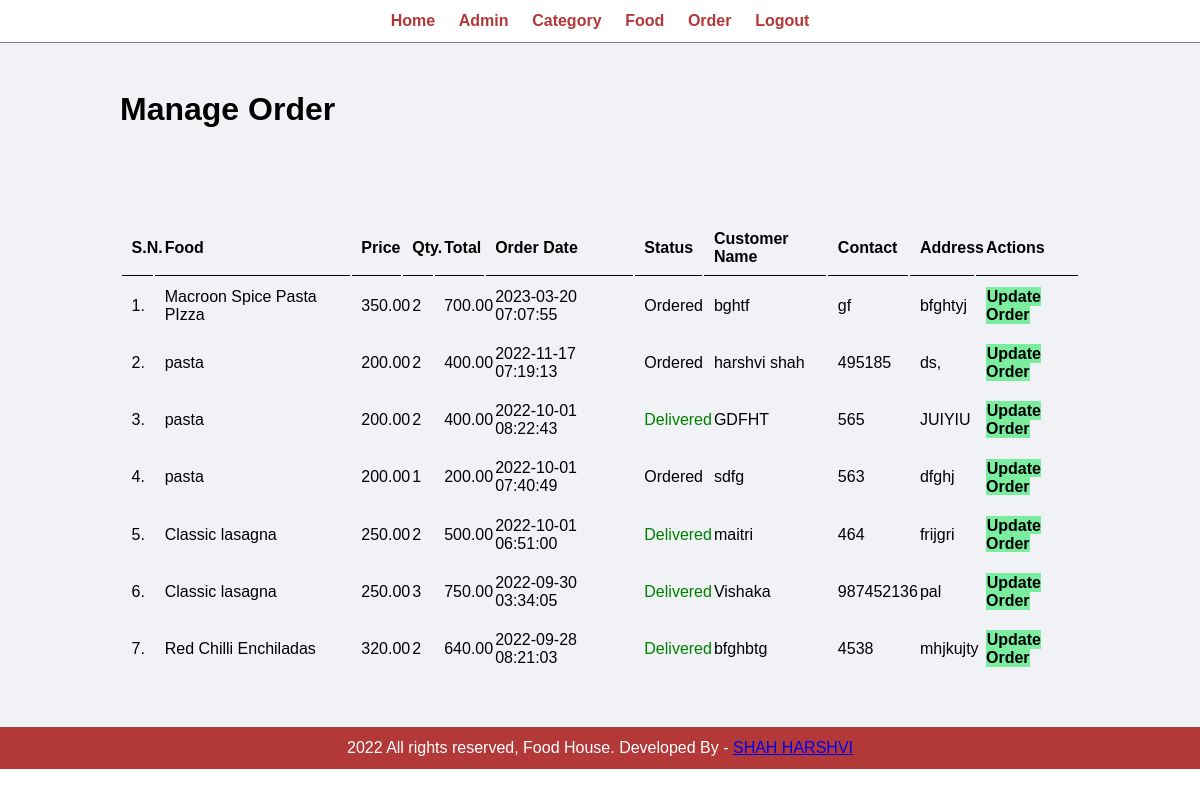
The page /manage-order.php (signed in) on the database its author committed.
### tables this page shows
CREATE TABLE `tbl_order` (
  `id` int(10) UNSIGNED NOT NULL,
  `food` varchar(150) NOT NULL,
  `price` decimal(10,2) NOT NULL,
  `qty` int(11) NOT NULL,
  `total` decimal(10,2) NOT NULL,
  `order_date` datetime NOT NULL,
  `status` varchar(50) NOT NULL,
  `customer_name` varchar(150) NOT NULL,
  `customer_contact` varchar(20) NOT NULL,
  `customer_address` varchar(255) NOT NULL
);

### manage-order.php (the view, shortened to what this page needs)
<?php include('partials/menu.php'); ?>
<div class="main-content">
    <div class="wrapper">
        <h1>Manage Order</h1>
                <br /><br /><br />
                <br><br>
                <table class="tbl-full">
                    <tr>
                        <th>S.N.</th>
                        <th>Food</th>
                        <th>Price</th>
                        <th>Qty.</th>
                        <th>Total</th>
                        <th>Order Date</th>
                        <th>Status</th>
                        <th>Customer Name</th>
                        <th>Contact</th>
                        <th>Address</th>
                        <th>Actions</th>
                    </tr>
                    <?php
                        $sql = "SELECT * FROM tbl_order ORDER BY id DESC";
                        $res = mysqli_query($conn, $sql);
                        $count = mysqli_num_rows($res);
                        $sn = 1;
                        if($count>0)
                        {
                            while($row=mysqli_fetch_assoc($res))
                            {
                                $id = $row['id'];
                                $food = $row['food'];
                                $price = $row['price'];
                                $qty = $row['qty'];
                                $total = $row['total'];
                                $order_date = $row['order_date'];
                                $status = $row['status'];
                                $customer_name = $row['customer_name'];
                                $customer_contact = $row['customer_contact'];
                                $customer_address = $row['customer_address'];
                                ?>
                                    <tr>
                                        <td><?php echo $sn++; ?>. </td>
                                        <td><?php echo $food; ?></td>
                                        <td><?php echo $price; ?></td>
                                        <td><?php echo $qty; ?></td>
                                        <td><?php echo $total; ?></td>
                                        <td><?php echo $order_date; ?></td>
                                        <td>
                                            <?php
                                                if($status=="Ordered")
                                                {
                                                    echo "<label>$status</label>";
                                                }
                                                elseif($status=="On Delivery")
                                                {
                                                    echo "<label style='color: orange;'>$status</label>";
                                                }
                                                elseif($status=="Delivered")
                                                {
                                                    echo "<label style='color: green;'>$status</label>";
                                                }
                                                elseif($status=="Cancelled")
                                                {
                                                    echo "<label style='color: red;'>$status</label>";
                                                }
                                            ?>
                                        </td>
                                        <td><?php echo $customer_name; ?></td>
                                        <td><?php echo $customer_contact; ?></td>
                                        <td><?php echo $customer_address; ?></td>
                                        <td>
                                            <a href="update-order.php?id=<?php echo $id; ?>" class="btn-secondary">Update Order</a>
                                        </td>
                                    </tr>
                                <?php
                            }
                        }
                        else
                        {
                            echo "<tr><td colspan='12' class='error'>Orders not Available</td></tr>";
                        }
                    ?>
                </table>
    </div>
</div>
<?php include('partials/footer.php'); ?>

### admin.css (style rules this page uses)
* { margin: 0; padding: 0; font-family: Arial, Helvetica, sans-serif; }
.wrapper { padding: 1%; width: 80%; margin: 0 auto; }
.tbl-full { width: 100%; }
table tr th { border-bottom: 1px solid black; padding: 1%; text-align: left; }
table tr td { padding: 1%; }
.btn-secondary { background-color: #7bed9f; padding: 1%; color: black; text-decoration: none; font-weight: bold; }
.main-content { background-color: #f1f2f6; padding: 3% 0; }

### rows shown on the page
tbl_order: food "Macroon Spice Pasta PIzza", price "350.00", qty "2", total "700.00", order_date "2023-03-20 07:07:55", status "Ordered", customer_name "bghtf", customer_contact "gf", customer_address "bfghtyj"
tbl_order: food "pasta", price "200.00", qty "2", total "400.00", order_date "2022-11-17 07:19:13", status "Ordered", customer_name "harshvi shah", customer_contact "495185", customer_address "ds,"
tbl_order: food "pasta", price "200.00", qty "2", total "400.00", order_date "2022-10-01 08:22:43", status "Delivered", customer_name "GDFHT", customer_contact "565", customer_address "JUIYIU"
tbl_order: food "pasta", price "200.00", qty "1", total "200.00", order_date "2022-10-01 07:40:49", status "Ordered", customer_name "sdfg", customer_contact "563", customer_address "dfghj"
tbl_order: food "Classic lasagna", price "250.00", qty "2", total "500.00", order_date "2022-10-01 06:51:00", status "Delivered", customer_name "maitri", customer_contact "464", customer_address "frijgri"
tbl_order: food "Classic lasagna", price "250.00", qty "3", total "750.00", order_date "2022-09-30 03:34:05", status "Delivered", customer_name "Vishaka", customer_contact "987452136", customer_address "pal"
tbl_order: food "Red Chilli Enchiladas", price "320.00", qty "2", total "640.00", order_date "2022-09-28 08:21:03", status "Delivered", customer_name "bfghbtg", customer_contact "4538", customer_address "mhjkujty"
